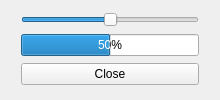
<?xml version="1.0" encoding="UTF-8"?>
<ui version="4.0">
 <class>MainWindow</class>
 <widget class="QMainWindow" name="MainWindow">
  <property name="geometry">
   <rect>
    <x>0</x><y>0</y><width>220</width><height>100</height>
   </rect>
  </property>
  <property name="windowTitle"><string>MainWindow</string></property>
  <widget class="QWidget" name="centralWidget">
   <widget class="QWidget" name="">
    <property name="geometry">
     <rect>
      <x>10</x><y>0</y><width>200</width><height>100</height>
     </rect>
    </property>
    <layout class="QVBoxLayout" name="verticalLayout" stretch="1,1">
     <item>
      <widget class="QSlider" name="horizontalSlider">
       <property name="orientation"><enum>Qt::Horizontal</enum></property>
       <property name="minimum"><number>0</number></property>
       <property name="maximum"><number>100</number></property>
       <property name="value"><number>50</number></property>
      </widget>
     </item>
     <item>
      <widget class="QProgressBar" name="progressBar">
       <property name="minimum"><number>0</number></property>
       <property name="maximum"><number>100</number></property>
       <property name="value"><number>50</number></property>
      </widget>
     </item>
     <item>
      <widget class="QPushButton" name="closeButton">
       <property name="text"><string>Close</string></property>
      </widget>
     </item>
    </layout>
   </widget>
  </widget>
 </widget>
 <layoutdefault spacing="6" margin="11"/>
 <resources/>
 <connections/>
</ui>
